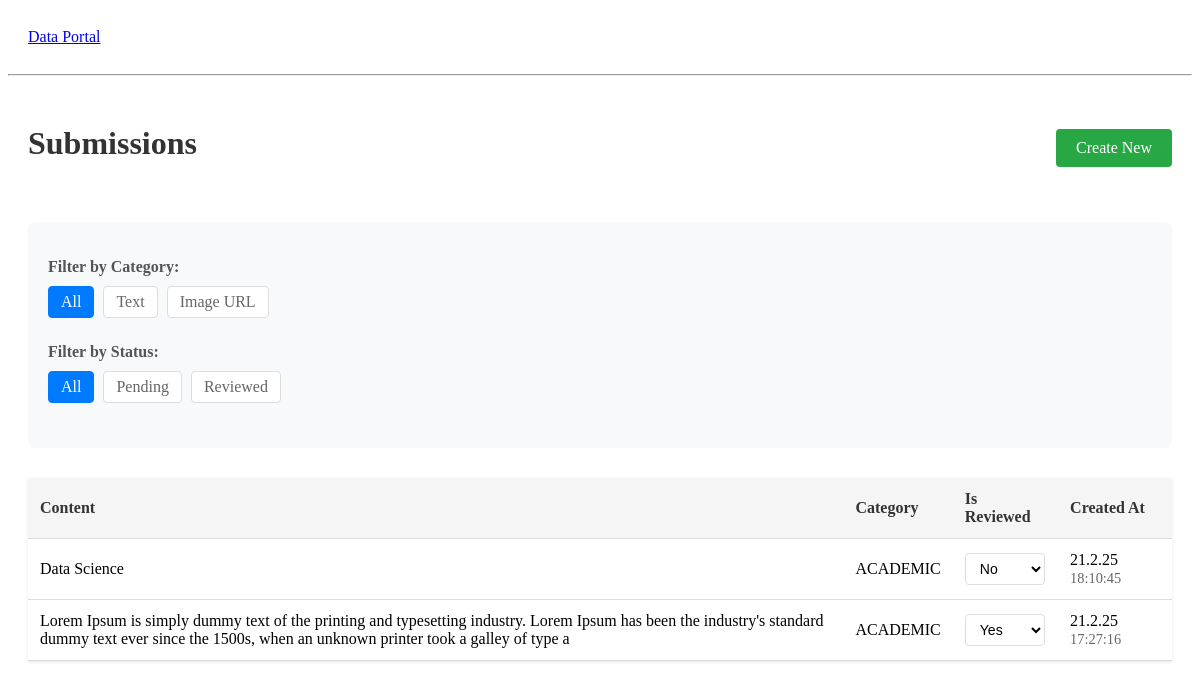
The app's page /, older data.
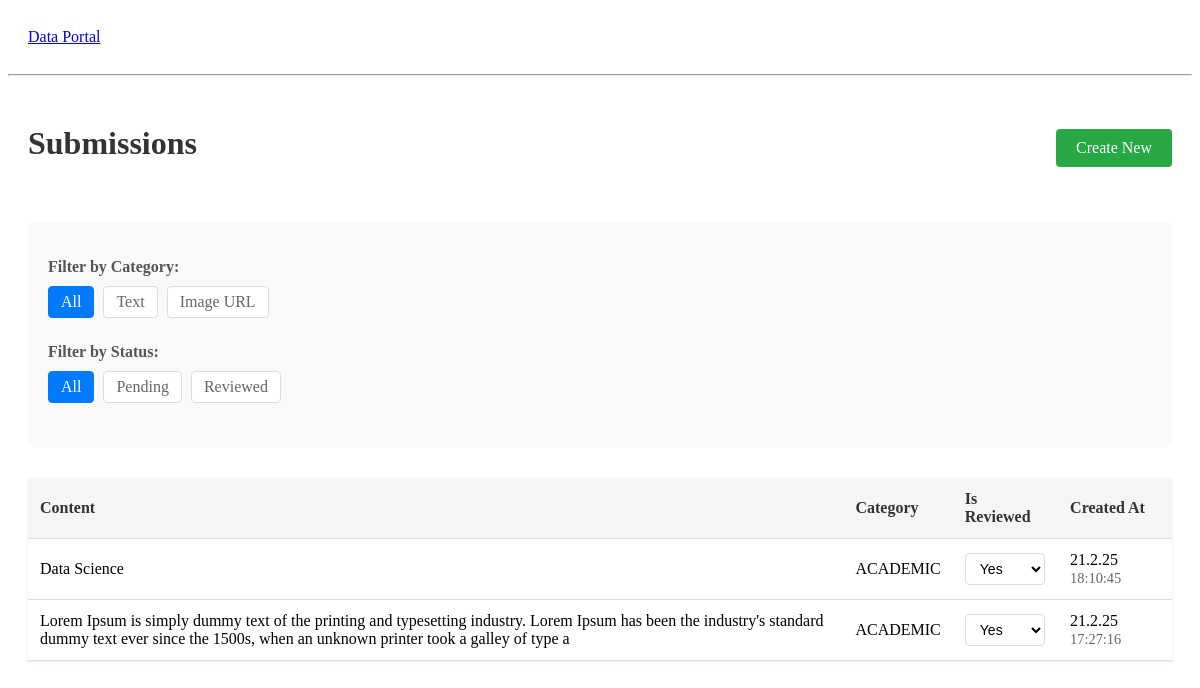
The same page, newer data.
### submissions/models.py (models this page shows, shortened)
class Submission(models.Model):
    CATEGORY_CHOICES = [
        ('TEXT', 'Text'),
        ('IMAGE_URL', 'Image URL'),
    ]
    content = models.CharField(max_length=200)
    category = models.CharField(
        max_length=20,
        choices=CATEGORY_CHOICES,
        default='TEXT'
    )
    is_reviewed = models.BooleanField(default=False)
    created_at = models.DateTimeField(auto_now_add=True)
    updated_at = models.DateTimeField(auto_now=True)
    class Meta:
        ordering = ['-created_at']

### submissions/views.py (the view)
# urls.py: 2. Add a URL to urlpatterns:  path('', views.home, name='home')
def home(request):
    try:
        category = request.GET.get('category', '')
        status = request.GET.get('status', '')
        submissions = Submission.objects.all()
        if category:
            submissions = submissions.filter(category=category)
        if status == 'reviewed':
            submissions = submissions.filter(is_reviewed=True)
        elif status == 'pending':
            submissions = submissions.filter(is_reviewed=False)
        context = {
            'submissions': submissions,
            'categories': Submission.CATEGORY_CHOICES,
            'selected_category': category,
            'selected_status': status,
        }
        return render(request, 'submissions/home.html', context)
    except Exception as e:
        messages.error(request, f"An error occurred: {str(e)}")
        return redirect('home')

### submissions/templates/submissions/home.html (shortened to what this page needs)
{% extends 'main.html' %}
{% block content %}
<div class="container">
    <div class="header-section">
        <h1>Submissions</h1>
        <a href="{% url 'create_submission' %}" class="create-btn">Create New</a>
    </div>
    <div class="filters">
        <div class="filter-group">
            <h3>Filter by Category:</h3>
            <a href="{% url 'home' %}" class="filter-link {% if not selected_category %}active{% endif %}">All</a>
            {% for code, name in categories %}
                <a href="?category={{ code }}{% if selected_status %}&status={{ selected_status }}{% endif %}"
                   class="filter-link {% if selected_category == code %}active{% endif %}">
                    {{ name }}
                </a>
            {% endfor %}
        </div>
        <div class="filter-group">
            <h3>Filter by Status:</h3>
            <a href="{% url 'home' %}{% if selected_category %}?category={{ selected_category }}{% endif %}"
               class="filter-link {% if not selected_status %}active{% endif %}">All</a>
            <a href="?status=pending{% if selected_category %}&category={{ selected_category }}{% endif %}"
               class="filter-link {% if selected_status == 'pending' %}active{% endif %}">Pending</a>
            <a href="?status=reviewed{% if selected_category %}&category={{ selected_category }}{% endif %}"
               class="filter-link {% if selected_status == 'reviewed' %}active{% endif %}">Reviewed</a>
        </div>
    </div>
    <table class="submission-table">
        <thead>
            <tr>
                <th>Content</th>
                <th>Category</th>
                <th>Is Reviewed</th>
                <th>Created At</th>
            </tr>
        </thead>
        <tbody>
            {% for submission in submissions %}
                <tr>
                    <td>{{ submission.content }}</td>
                    <td>{{ submission.get_category_display }}</td>
                    <td>
                        <select class="status-select" data-submission-id="{{ submission.id }}" data-status-type="reviewed">
                            <option value="true" {% if submission.is_reviewed %}selected{% endif %}>Yes</option>
                            <option value="false" {% if not submission.is_reviewed %}selected{% endif %}>No</option>
                        </select>
                    </td>
                    <td>
                        <span class="created-date">{{ submission.created_at|date:"j.n.y" }}</span>
                        <span class="created-time">{{ submission.created_at|time:"H:i:s" }}</span>
                    </td>
                </tr>
            {% empty %}
                <tr>
                    <td colspan="4" class="no-data">No submissions found.</td>
                </tr>
            {% endfor %}
        </tbody>
    </table>
</div>
{% endblock %}

Row changes from the older to the newer data that the page shows:
changed Submission "Data Science": is_reviewed+id "No" → "Yes"
